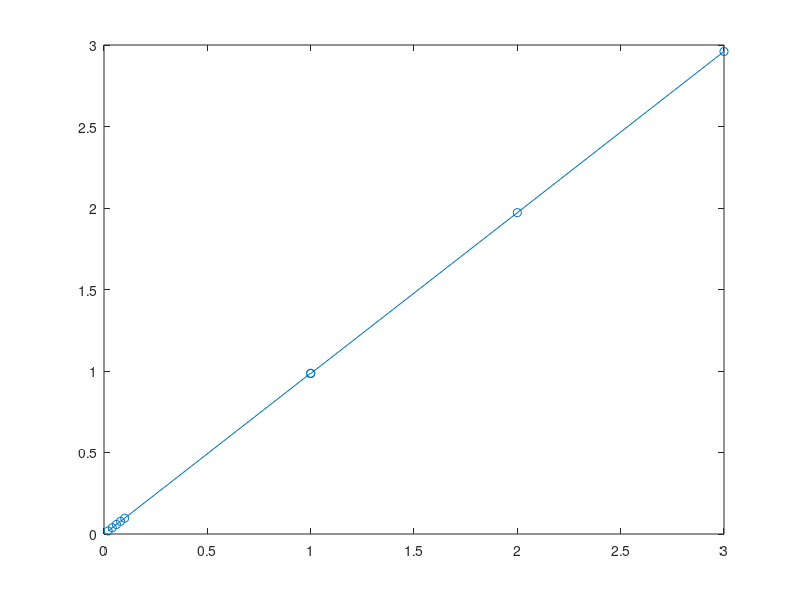

MATLAB code to generate this figure:
%% masse volumique intralipide

% mesurement 01-11-2021
M = [0.0188,0.0383,0.0584,0.0778,0.0970,0.9865,0.9841,1.9714,2.9603]; % in g
V = [20,40,60,80,100,1000,1000,2000,3000]*1e-3; % in mL

figure;plot(V,M,'-o')

mean(M./V) % masse volumique = 9.7293e-04 g/ml